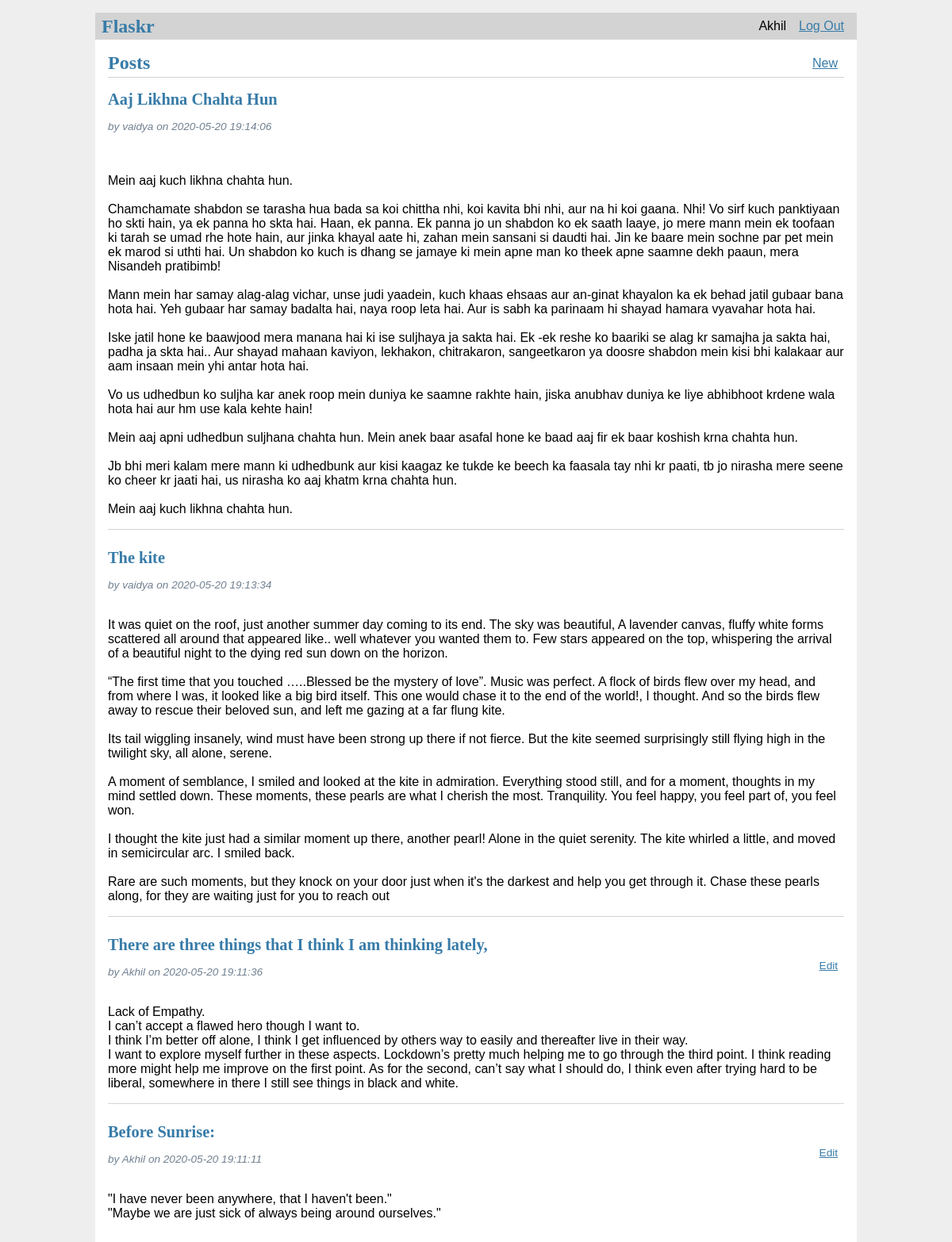
Page / (signed in) on the committed database.
### tables this page shows
CREATE TABLE user(
	id INTEGER PRIMARY KEY AUTOINCREMENT,
	username TEXT UNIQUE NOT NULL,
	password TEST NOT NULL
);

CREATE TABLE post(
	id INTEGER PRIMARY KEY AUTOINCREMENT,
	author_id INTEGER NOT NULL,
	created TIMESTAMP NOT NULL DEFAULT CURRENT_TIMESTAMP,
	title TEXT NOT NULL,
	body TEXT NOT NULL,
	FOREIGN KEY (author_id) REFERENCES user (id)
);

### flaskr/blog.py (the view)
@bp.route('/')
def index():
	db= get_db()
	p_tuple = db.execute(
		'SELECT p.id, title, body, created, author_id, username'
		' FROM post p JOIN user u ON p.author_id = u.id'
		' ORDER BY created DESC'
	).fetchall()
	posts= []
	for p in p_tuple:
		post= {
			'id' 		: 	p[0],
			'title' 	:	p[1],
			'body'		:	p[2],
			'created'	:	p[3],
			'author_id'	:	p[4],
			'username'	:	p[5],
		}
		posts.append(post)
	return render_template('blog/index.html', posts= posts)

### flaskr/auth.py (called while the page is built)
@bp.before_app_request
def load_logged_in_user():
	user_id = session.get('user_id')
	if user_id is None:
		g.user = None
	else:
		u = get_db().execute('SELECT * FROM user WHERE id= ?', (user_id,)).fetchone()
		g.user= {
			'id': u[0],
			'username': u[1],
			'password': u[2]
		}

### flaskr/db.py (called while the page is built)
def get_db():
	if 'db' not in g:
		g.db= sqlite3.connect(
			current_app.config['DATABASE'],
			detect_types= sqlite3.PARSE_DECLTYPES
		)
	return g.db

### flaskr/templates/blog/index.html
{% extends 'base.html' %}
{% block header %}
  <h1>{% block title %}Posts{% endblock %}</h1>
  {% if g.user %}
    <a class="action" href="{{ url_for('blog.create') }}">New</a>
  {% endif %}
{% endblock %}
{% block content %}
  {% for post in posts %}
    <article class="post">
      <header>
        <div>
          <h1>{{ post['title'] }}</h1><br>
          <div class="about">by {{ post['username'] }} on {{ post['created']}}</div>
        </div>
        {% if g.user['id'] == post['author_id'] %}
          <a class="action" href="{{ url_for('blog.update', id=post['id']) }}">Edit</a>
        {% endif %}
      </header>
      <p class="body">{{ post['body'] }}</p>
    </article>
    {% if not loop.last %}
      <hr>
    {% endif %}
  {% endfor %}
{% endblock %}

### flaskr/templates/base.html (shortened to what this page needs)
<!DOCTYPE html>
<link rel="stylesheet" type="text/css" href="{{url_for('static', filename= 'style.css')}}">
<nav>
  <h1>Flaskr</h1>
  <ul>
    {% if g.user %}
      <li style="list-style: none;"><span>{{ g.user['username'] }}</span>
      <li style="list-style: none;"><a href="{{ url_for('auth.logout') }}">Log Out</a>
    {% else %}
      <li><a href="{{ url_for('auth.register') }}">Register</a>
      <li><a href="{{ url_for('auth.login') }}">Log In</a>
    {% endif %}
  </ul>
</nav>
<section class="content">
  <header>
    {% block header %}{% endblock %}
  </header>
  {% block content %}{% endblock %}
</section>

### flaskr/static/style.css (style rules this page uses)
h1 { font-family: serif; color: #377ba8; margin: 1rem 0; }
a { color: #377ba8; }
hr { border: none; border-top: 1px solid lightgray; }
nav { background: lightgray; display: flex; align-items: center; padding: 0 0.5rem; }
nav h1 { flex: auto; margin: 0; }
nav ul { display: flex; list-style: none; margin: 0; padding: 0; }
nav ul li a, nav ul li span, header .action { display: block; padding: 0.5rem; }
.content { padding: 0 1rem 1rem; }
.content > header { border-bottom: 1px solid lightgray; display: flex; align-items: flex-end; }
.content > header h1 { flex: auto; margin: 1rem 0 0.25rem 0; }
.post > header { display: flex; align-items: flex-end; font-size: 0.85em; }
.post > header > div:first-of-type { flex: auto; }
.post > header h1 { font-size: 1.5em; margin-bottom: 0; }
.post .about { color: slategray; font-style: italic; }
.post .body { white-space: pre-line; }
.content:last-child { margin-bottom: 0; }

### rows in the picture
user: user.username "Akhil"
post: title "Aaj Likhna Chahta Hun", username "vaidya", created "2020-05-20 19:14:06", body "Mein aaj kuch likhna chahta hun. Chamchamate shabdon se tarasha hua bada sa koi chittha nhi, koi kavita bhi nhi, aur na hi koi gaana. Nhi! Vo sirf kuch panktiyaan ho skti hain, ya ek panna ho skta hai. Haan, ek panna. Ek panna jo un shabdon ko ek saath laaye, jo mere mann mein ek toofaan ki tarah se umad rhe hote hain, aur jinka khayal aate hi, zahan mein sansani si daudti hai. Jin ke baare mein sochne par pet mein ek marod si uthti hai. Un shabdon ko kuch is dhang se jamaye ki mein apne man ko theek apne saamne dekh paaun, mera Nisandeh pratibimb! Mann mein har samay alag-alag vichar, unse judi yaadein, kuch khaas ehsaas aur an-ginat khayalon ka ek behad jatil gubaar bana hota hai. Yeh…"
post: title "The kite", username "vaidya", created "2020-05-20 19:13:34", body "It was quiet on the roof, just another summer day coming to its end. The sky was beautiful, A lavender canvas, fluffy white forms scattered all around that appeared like.. well whatever you wanted them to. Few stars appeared on the top, whispering the arrival of a beautiful night to the dying red sun down on the horizon. “The first time that you touched …..Blessed be the mystery of love”. Music was perfect. A flock of birds flew over my head, and from where I was, it looked like a big bird itself. This one would chase it to the end of the world!, I thought. And so the birds flew away to rescue their beloved sun, and left me gazing at a far flung kite. Its tail wiggling insanely, wind must…"
post: title "There are three things that I think I am thinking lately,", username "Akhil", created "2020-05-20 19:11:36", body "Lack of Empathy. I can’t accept a flawed hero though I want to. I think I’m better off alone, I think I get influenced by others way to easily and thereafter live in their way. I want to explore myself further in these aspects. Lockdown’s pretty much helping me to go through the third point. I think reading more might help me improve on the first point. As for the second, can’t say what I should do, I think even after trying hard to be liberal, somewhere in there I still see things in black and white."
post: title "Before Sunrise:", username "Akhil", created "2020-05-20 19:11:11", body "\"I have never been anywhere, that I haven't been.\" \"Maybe we are just sick of always being around ourselves.\""
